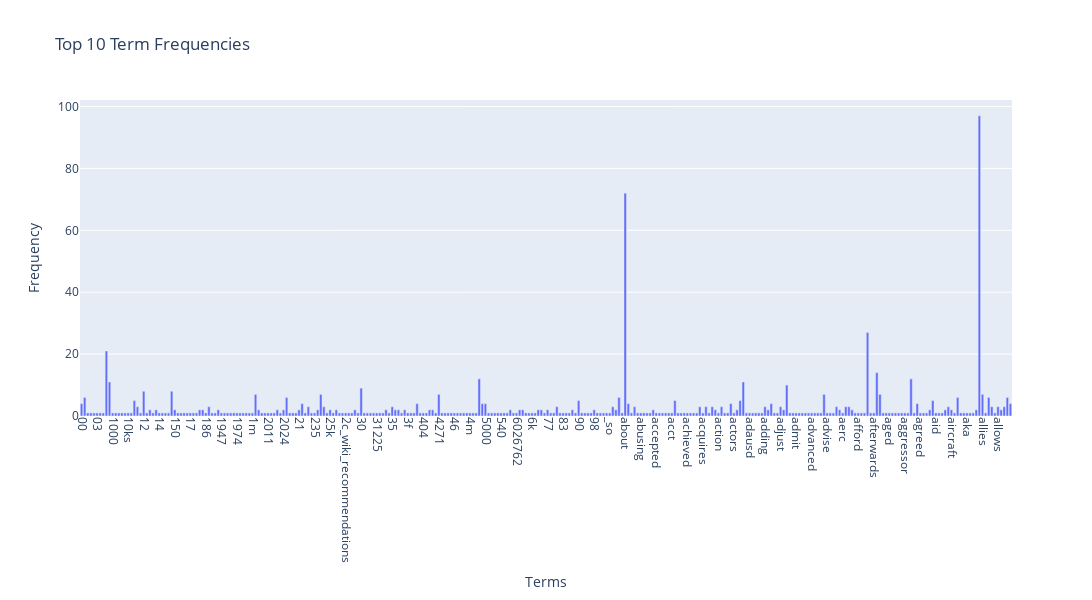

The notebook cell this image was saved under:
### Code cell
#Exercise 12
# Answer here
import plotly.express as px

term_frequencies = np.asarray(df_counts.sum(axis=0))[0]

# Create interactive bar plot
fig = px.bar(
    x=count_vect.get_feature_names_out()[:300],
    y=term_frequencies[:300],
    labels={'x': 'Terms', 'y': 'Frequency'},
    title="Top 300 Term Frequencies",
)

# Rotate x-axis labels for readability
fig.update_layout(
    xaxis=dict(tickangle=90),
    width=1200,  # make wide
    height=600
)

fig.show()

### Figure 1 — Plotly figure (JSON) as saved in the notebook; plotly's stock layout.template omitted (floating-point values rounded to 4 significant figures; data arrays with more than 128 entries replaced by an {"elided": "..."} marker saying what was removed)
{"data": [{"hovertemplate": "Terms=%{x}<br>Frequency=%{y}<extra></extra>", "legendgroup": "", "marker": {"color": "#636efa", "pattern": {"shape": ""}}, "name": "", "orientation": "v", "showlegend": false, "textposition": "auto", "type": "bar", "x": {"elided": "300 str values"}, "xaxis": "x", "y": {"elided": "300 int values"}, "yaxis": "y"}], "layout": {"barmode": "relative", "height": 600, "legend": {"tracegroupgap": 0}, "title": {"text": "Top 10 Term Frequencies"}, "width": 1200, "xaxis": {"anchor": "y", "domain": [0, 1], "tickangle": 90, "title": {"text": "Terms"}}, "yaxis": {"anchor": "x", "domain": [0, 1], "title": {"text": "Frequency"}}}}
